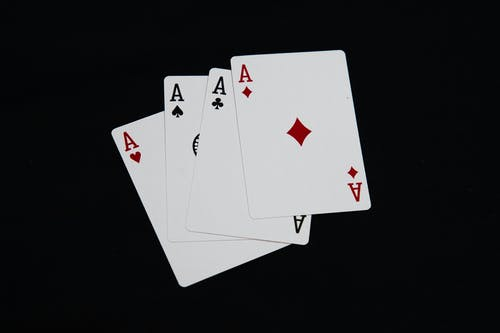
#> input picture card.jpeg, 500 x 333 px
$ python warp.py
#> lines starting #> are read from the running program, lines starting #| are printed output that depends on the picture
import cv2
import numpy as np

img = cv2.imread('card.jpeg')
#> img is the input picture: shape (333, 500, 3); mean B, G, R 56.5, 54.5, 54.1

#Here, we need to specify the normal playing card dimensions
width,height = 250,350


#pts1: This specifies the four coordinates of the part or feature of an image we want to extra
#pts2: This what each of those number or coordinates mean
pts1 = np.float32([[231,58],[342,50],[252,218],[371,208]]) #https://www.mobilefish.com/services/record_mouse_coordinates/record_mouse_coordinates.php
pts2 = np.float32([[0,0],[width,0],[0,height],[width,height]])


#Calculates the transformation matrix required to transform the points from pts1 to their new positions in pts2.
matrix = cv2.getPerspectiveTransform(pts1,pts2)

#Applies the perspective transformation to the entire image using the transformation matrix calculated in the previous step.
imgOutput = cv2.warpPerspective(img, matrix,(width,height))
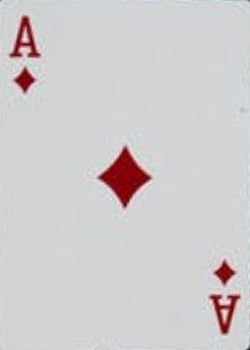
#> imgOutput: shape (350, 250, 3); mean B, G, R 206.4, 204.3, 207.2
cv2.imshow('card', img)
cv2.imshow('cardOutput', imgOutput)
cv2.waitKey(0)
